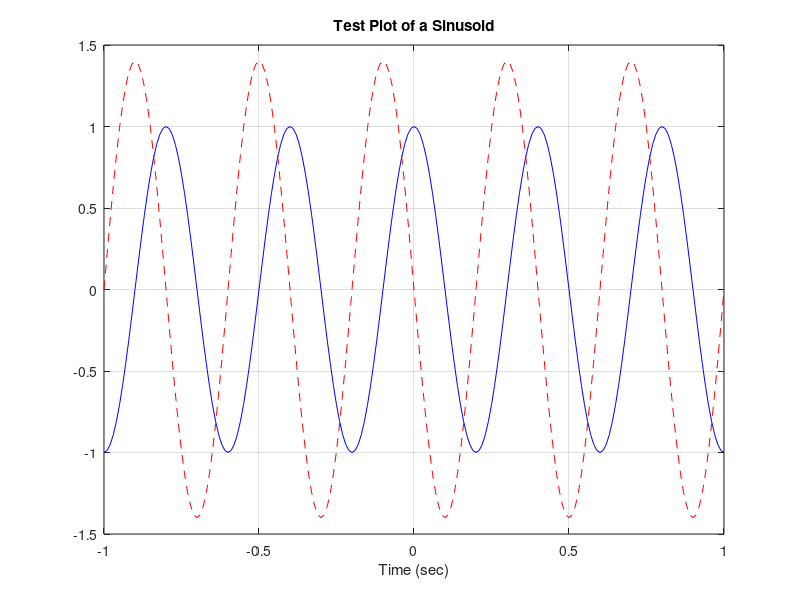

MATLAB code for this plot:
clear;
clc;
t = -1 : 0.01 : 1; 
x = cos( 5*pi*t ); 
y = 1.4*exp(j*pi/2)*exp(j*5*pi*t); 
plot( t, x, 'b-', t, real(y), 'r--' )
grid on 
%<--- plot a sinusoid 
title('Test Plot of a Sinusoid') 
xlabel('Time (sec)')